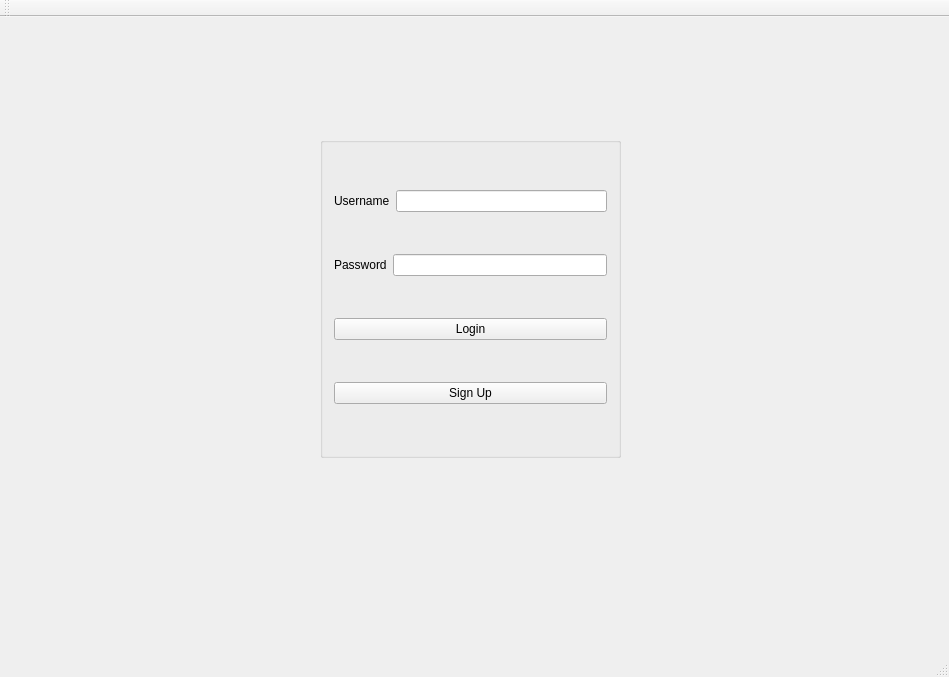
<?xml version="1.0" encoding="UTF-8"?>
<ui version="4.0">
 <class>FirstWindow</class>
 <widget class="QMainWindow" name="FirstWindow">
  <property name="geometry">
   <rect>
    <x>0</x>
    <y>0</y>
    <width>949</width>
    <height>677</height>
   </rect>
  </property>
  <property name="windowTitle">
   <string>FirstWindow</string>
  </property>
  <widget class="QWidget" name="centralWidget">
   <widget class="QGroupBox" name="groupBox">
    <property name="geometry">
     <rect>
      <x>320</x>
      <y>120</y>
      <width>301</width>
      <height>321</height>
     </rect>
    </property>
    <property name="title">
     <string/>
    </property>
    <layout class="QVBoxLayout" name="verticalLayout">
     <item>
      <layout class="QHBoxLayout" name="horizontalLayout">
       <item>
        <widget class="QLabel" name="usernameLabel">
         <property name="text">
          <string>Username</string>
         </property>
         <property name="buddy">
          <cstring>usernameLineEdit</cstring>
         </property>
        </widget>
       </item>
       <item>
        <widget class="QLineEdit" name="usernameLineEdit"/>
       </item>
      </layout>
     </item>
     <item>
      <layout class="QHBoxLayout" name="horizontalLayout_2">
       <item>
        <widget class="QLabel" name="passwordLabel">
         <property name="text">
          <string>Password</string>
         </property>
         <property name="buddy">
          <cstring>passwordLineEdit</cstring>
         </property>
        </widget>
       </item>
       <item>
        <widget class="QLineEdit" name="passwordLineEdit"/>
       </item>
      </layout>
     </item>
     <item>
      <widget class="QPushButton" name="loginPushButton">
       <property name="text">
        <string>Login</string>
       </property>
      </widget>
     </item>
     <item>
      <widget class="QPushButton" name="signUpPushButton">
       <property name="text">
        <string>Sign Up</string>
       </property>
      </widget>
     </item>
    </layout>
    <zorder>signUpPushButton</zorder>
    <zorder>loginPushButton</zorder>
   </widget>
  </widget>
  <widget class="QMenuBar" name="menuBar">
   <property name="geometry">
    <rect>
     <x>0</x>
     <y>0</y>
     <width>949</width>
     <height>22</height>
    </rect>
   </property>
  </widget>
  <widget class="QToolBar" name="mainToolBar">
   <attribute name="toolBarArea">
    <enum>TopToolBarArea</enum>
   </attribute>
   <attribute name="toolBarBreak">
    <bool>false</bool>
   </attribute>
  </widget>
  <widget class="QStatusBar" name="statusBar"/>
 </widget>
 <layoutdefault spacing="6" margin="11"/>
 <resources/>
 <connections/>
</ui>
